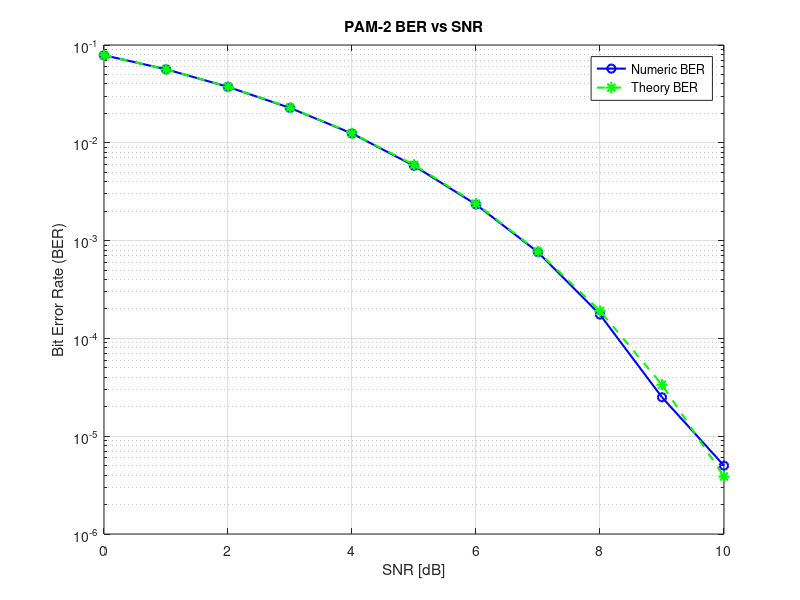

The MATLAB script that drew this image:
% System simulation parameters
N_bits = 1e6; % Number of random bits generated per cycle (Bit stream source)
SNR_dB = 0:1:10; % Vector of Signal-to-Noise Ratio values (SNR / Eb/N0) in dB
SNR_lin = 10.^(SNR_dB / 10); % Conversion from dB to linear scale

% Preallocate arrays to store results
simulated_BER = zeros(1, length(SNR_dB));
theoretical_BER = zeros(1, length(SNR_dB));

for k = 1:length(SNR_dB)
    % 1. Generate random bit stream - Bit stream source
    bits = randi([0 1], 1, N_bits); 
    
    % 2. Symbol mapping (PAM-2)
    % Map bit 0 to (-1) and bit 1 to (+1)
    s_k = 2*bits - 1; 
    
    % 3. Add noise - AWGN channel
    % Calculate noise variance according to SNR
    N0 = 1 / SNR_lin(k);
    n_k = sqrt(N0 / 2) * randn(1, N_bits); % Generate Gaussian noise (n_k)
    r_k = s_k + n_k; % Received signal after adding noise
    
    % 4. Decision
    % For PAM-2, the decision threshold is 0
    % If r_k > 0 decide 1, else decide 0
    detected_bits = r_k > 0; 
    
    % 5. Calculate BER - BER calculation
    % Sum the number of errors (where detected bit differs from original bit) and divide by total bits
    errors = sum(bits ~= detected_bits);
    simulated_BER(k) = errors / N_bits;
    
    % 6. Theoretical calculation vs Simulation (Theory BER)
    % Use Q-function to calculate the theoretical BER for PAM-2 (BPSK)
    theoretical_BER(k) = qfunc(sqrt(2 * SNR_lin(k)));
end

% Plot the graph - Plot BER as function of SNR
figure;
semilogy(SNR_dB, simulated_BER, 'bo-', 'LineWidth', 1.5, 'MarkerSize', 6);
hold on;
semilogy(SNR_dB, theoretical_BER, 'g*--', 'LineWidth', 1.5, 'MarkerSize', 8);
grid on;
xlabel('SNR [dB]');
ylabel('Bit Error Rate (BER)');
title('PAM-2 BER vs SNR');
legend('Numeric BER', 'Theory BER');
